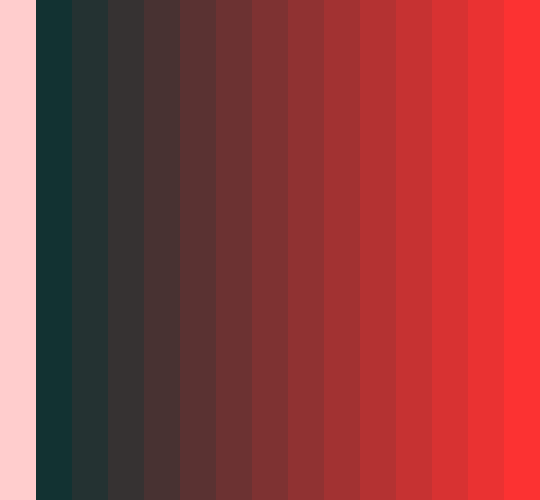
Frame 1 (no input)
Frame 60 (the mouse pressed at the canvas centre just before this capture): identical to frame 1, image omitted
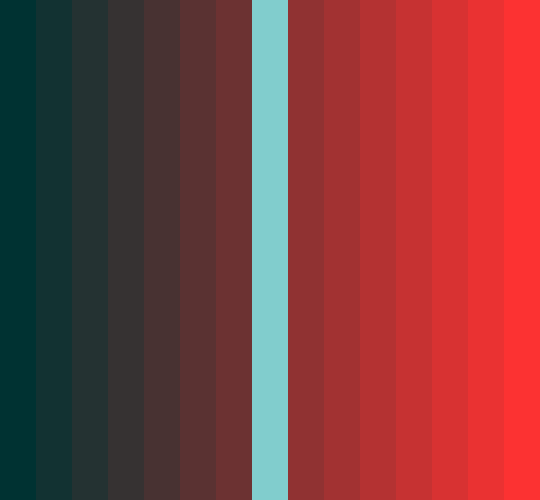
Frame 120 (the mouse held since frame 60 and released just before this capture)

The Processing sketch that drew these frames (run headless with seeded random() and noise(); from frame 60 on, the mouse is pressed at the canvas centre):

// Processing sketch: lab4Nikki_Nguyen
// ── lab4Nikki_Nguyen.pde
void setup() {
  size(540, 500);
  noStroke();
  background(255);
}

void draw() {
  //variables
  float r = 0;
  float g = 50;
  float b = 50;
  int stripeX = 0;
  int stripeNum = 1;
  int colorWidth = width/15;

  //loop stripes
  while (stripeX < width) {
    fill(r, g, b);
    rect(stripeX, 0, colorWidth, height);
    //invert colors with mouse
    if (mouseX >= stripeX && mouseX <= stripeX+colorWidth && mouseY >= 0 && mouseY <= height) {
      fill(255-r, 255-g, 255-b);
    } 
    //invert odds
    else if (keyPressed && key == '1' && stripeNum % 2 == 1) {
      fill(255-r, 255-g, 255-b);
      //invert evens
    } else if (keyPressed && key == '2' && stripeNum % 2 ==0) {
      fill(255-r, 255-g, 255-b);
    } else {
      fill(r, g, b);
    }
    rect(stripeX, 0, colorWidth, height);
    r = r+255/14;
    stripeX = stripeX + colorWidth;
    stripeNum ++;
  }
}
